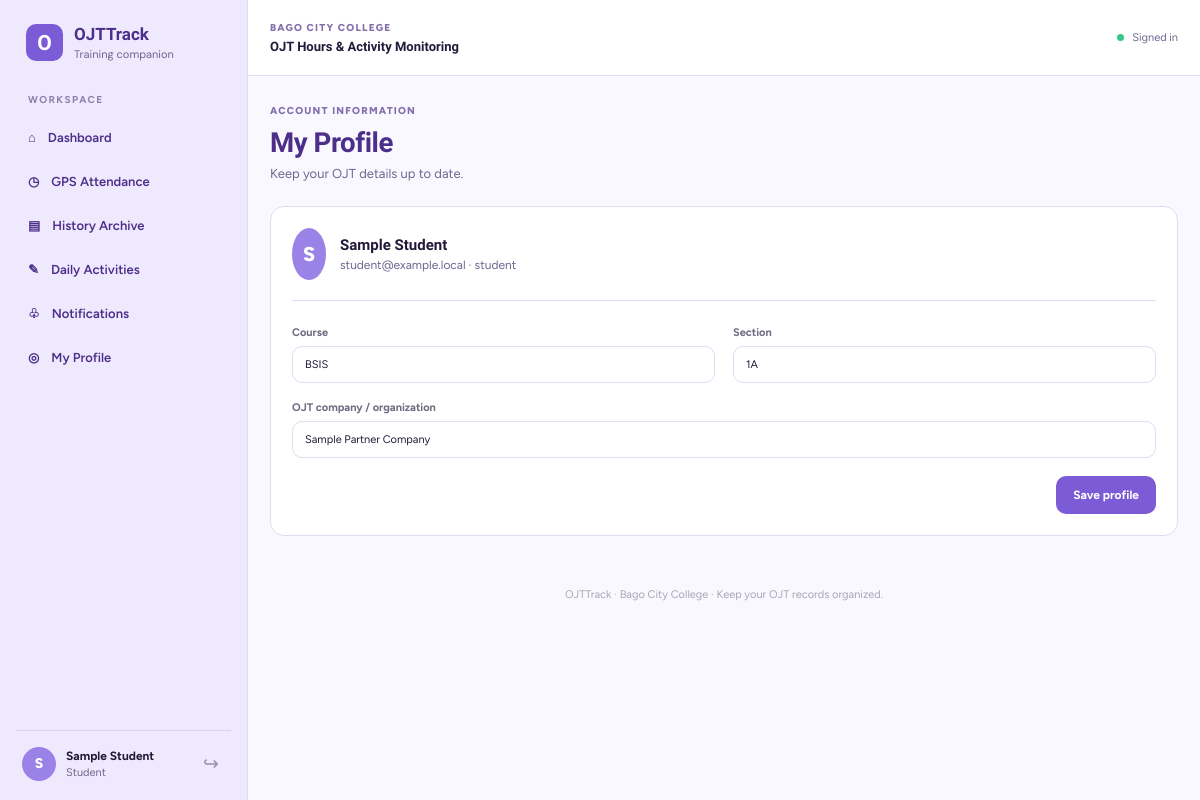
The app's page /student/profile (signed in) with its own data.
### tables this page shows
CREATE TABLE "users" (
                id INTEGER PRIMARY KEY AUTOINCREMENT,
                full_name TEXT NOT NULL,
                username TEXT NOT NULL UNIQUE,
                email TEXT NOT NULL UNIQUE,
                password_hash TEXT NOT NULL,
                role TEXT NOT NULL
                    CHECK(role IN ('student','admin','coordinator')),
                account_status TEXT NOT NULL DEFAULT 'active'
                    CHECK(account_status IN ('active','inactive')),
                created_at TEXT NOT NULL DEFAULT CURRENT_TIMESTAMP
            );

CREATE TABLE students (
 id INTEGER PRIMARY KEY AUTOINCREMENT,
 user_id INTEGER NOT NULL UNIQUE REFERENCES users(id) ON DELETE CASCADE,
 student_number TEXT UNIQUE,
 course TEXT DEFAULT 'BSIS',
 section TEXT DEFAULT '',
 company_name TEXT DEFAULT '',
 required_ojt_hours REAL NOT NULL DEFAULT 486 CHECK(required_ojt_hours >= 0),
 assigned_start_date TEXT,
 assigned_end_date TEXT
);

### routes/student.py (the view, shortened to what this page needs)
@bp.route("/profile", methods=["GET", "POST"])
def profile():
    student = student_row()
    user = get_db().execute("SELECT full_name,email,username FROM users WHERE id=?", (session["user_id"],)).fetchone()
    return render_template("student/profile.html", student=student, user=user)

### database.py (called while the page is built)
def get_db():
    if "db" not in g:
        db_path = current_app.config["DATABASE"]
        Path(db_path).parent.mkdir(parents=True, exist_ok=True)
        conn = sqlite3.connect(db_path)
        conn.row_factory = sqlite3.Row
        conn.execute("PRAGMA foreign_keys = ON")
        g.db = conn
    return g.db

### routes/student.py (called while the page is built)
def student_row():
    return get_db().execute("SELECT * FROM students WHERE user_id=?", (session["user_id"],)).fetchone()

### templates/student/profile.html
{% extends "base.html" %}{% block title %}My Profile · OJTTrack{% endblock %}{% block content %}
<div class="page-heading"><div><span class="eyebrow">ACCOUNT INFORMATION</span><h1>My Profile</h1><p>Keep your OJT details up to date.</p></div></div>
<div class="panel form-panel"><div class="profile-identity"><div class="avatar large">{{ current_user_name[:1]|upper }}</div><div><h2>{{ user['full_name'] }}</h2><p>{{ user['email'] }} · {{ user['username'] }}</p></div></div><form method="post" class="form-grid"><input type="hidden" name="csrf_token" value="{{ csrf_token() }}"><label>Course<input name="course" value="{{ student['course'] if student else 'BSIS' }}"></label><label>Section<input name="section" value="{{ student['section'] if student else '' }}"></label><label class="full-field">OJT company / organization<input name="company_name" value="{{ student['company_name'] if student else '' }}"></label><div class="full-field form-actions"><button class="btn btn-primary">Save profile</button></div></form></div>{% endblock %}

### templates/base.html (shortened to what this page needs)
<!doctype html>
<html lang="en">
<head>
  <link rel="stylesheet" href="{{ url_for('static', filename='css/style.css') }}">
  <link rel="stylesheet" href="{{ url_for('static', filename='css/dashboard.css') }}">
  <link rel="stylesheet" href="{{ url_for('static', filename='css/attendance.css') }}">
  <link rel="stylesheet" href="{{ url_for('static', filename='css/responsive.css') }}">
  <link rel="stylesheet" href="{{ url_for('static', filename='css/reference-ui.css') }}">
  <link rel="stylesheet" href="https://unpkg.com/leaflet@1.9.4/dist/leaflet.css">
</head>
<body>
{% if current_user_name %}
<div class="app-shell">
  <aside class="sidebar" id="sidebar">
    <a class="brand" href="{{ url_for('student.dashboard') if current_role=='student' else url_for('admin.dashboard') }}"><span class="brand-mark">O</span><span>OJTTrack<small>Training companion</small></span></a>
    <div class="nav-label">WORKSPACE</div>
    {% if current_role == 'student' %}
      <a class="nav-link" href="{{ url_for('student.dashboard') }}">⌂ <span>Dashboard</span></a>
      <a class="nav-link" href="{{ url_for('attendance.page') }}">◷ <span>GPS Attendance</span></a>
      <a class="nav-link" href="{{ url_for('student.history') }}">▤ <span>History Archive</span></a>
      <a class="nav-link" href="{{ url_for('activities.list_activities') }}">✎ <span>Daily Activities</span></a>
      <a class="nav-link" href="{{ url_for('student.notifications') }}">♧ <span>Notifications</span></a>
      <a class="nav-link" href="{{ url_for('student.profile') }}">◎ <span>My Profile</span></a>
    {% endif %}
    <div class="sidebar-bottom"><div class="avatar">{{ current_user_name[:1]|upper }}</div><div class="user-mini"><strong>{{ current_user_name }}</strong><small>{{ current_role|title }}</small></div><form action="{{ url_for('auth.logout') }}" method="post"><input type="hidden" name="csrf_token" value="{{ csrf_token() }}"><button class="logout" title="Log out">↪</button></form></div>
  </aside>
  <main class="main-area"><header class="topbar"><button class="menu-toggle" id="menuToggle">☰</button><div><span class="eyebrow">BAGO CITY COLLEGE</span><strong>OJT Hours & Activity Monitoring</strong></div><div class="topbar-right"><span class="status-dot"></span><span>Signed in</span></div></header>
    <section class="page-content">
      {% block content %}{% endblock %}
      <footer>OJTTrack · Bago City College · Keep your OJT records organized.</footer>
    </section>
  </main>
</div>
{% else %}
  {% with messages = get_flashed_messages(with_categories=true) %}{% if messages %}<div class="flash-stack auth-flashes">{% for category,message in messages %}<div class="flash {{ category }}">{{ message }}</div>{% endfor %}</div>{% endif %}{% endwith %}
  {% block auth_content %}{% endblock %}
{% endif %}
</body></html>

### static/css/style.css (style rules this page uses)
:root { --purple:#8b5cf6;--purple-dark:#7043df;--lavender:#ede9fe;--lavender-soft:#f7f5ff;--ink:#29243a;--muted:#817b91;--line:#ece9f4;--white:#fff;--green:#169b62;--red:#d9445b;--orange:#d88716;--shadow:0 10px 30px rgba(58,39,100,.06) }
* { box-sizing:border-box }
body { margin:0;background:#faf9fe;color:var(--ink);font-family:'DM Sans',sans-serif;font-size:14px }
a { color:var(--purple-dark);text-decoration:none }
button,input,select,textarea { font:inherit }
button { cursor:pointer }
.app-shell { min-height:100vh }
.sidebar { position:fixed;inset:0 auto 0 0;width:248px;background:#fff;border-right:1px solid var(--line);padding:25px 16px 15px;display:flex;flex-direction:column;z-index:10 }
.brand { display:flex;align-items:center;gap:11px;padding:0 10px 32px;color:var(--ink);font-family:Manrope,sans-serif;font-size:17px;font-weight:800 }
.brand small { display:block;color:#aaa3ba;font:11px 'DM Sans',sans-serif;margin-top:3px }
.brand-mark { display:inline-grid;place-items:center;width:37px;height:37px;border-radius:12px;background:linear-gradient(135deg,#a78bfa,#7c3aed);color:white;font-size:21px;font-weight:800;box-shadow:0 6px 13px #8b5cf633 }
.nav-label { padding:0 12px 12px;color:#aaa4b9;font-size:10px;letter-spacing:1.4px;font-weight:700 }
.nav-link { display:flex;align-items:center;gap:12px;color:#777185;padding:12px;border-radius:11px;margin-bottom:5px;font-size:13px;font-weight:600;transition:.15s }
.nav-link span { flex:1 }
.sidebar-bottom { margin-top:auto;padding:15px 6px 4px;border-top:1px solid var(--line);display:flex;align-items:center;gap:10px }
.avatar { width:34px;height:34px;flex:0 0 34px;border-radius:50%;display:grid;place-items:center;background:var(--lavender);color:var(--purple-dark);font-weight:800 }
.avatar.large { width:52px;height:52px;font-size:20px }
.user-mini { min-width:0;flex:1 }
.user-mini strong,.user-mini small { display:block;overflow:hidden;text-overflow:ellipsis;white-space:nowrap }
.user-mini strong { font-size:12px }
.user-mini small { font-size:11px;color:var(--muted);margin-top:3px }
.logout { border:0;background:transparent;color:#9a94a8;font-size:19px;padding:6px }
.main-area { margin-left:248px;min-height:100vh }
.topbar { height:76px;background:#fff;border-bottom:1px solid var(--line);display:flex;align-items:center;gap:14px;padding:0 34px;position:sticky;top:0;z-index:5 }
.topbar .eyebrow { display:block;margin-bottom:4px }
.topbar strong { font-family:Manrope,sans-serif;font-size:13px }
.topbar-right { margin-left:auto;display:flex;align-items:center;gap:8px;color:var(--muted);font-size:11px }
.status-dot { width:7px;height:7px;background:#39c68b;border-radius:50% }
.page-content { padding:30px 34px 18px;max-width:1600px;margin:0 auto }
.page-content footer { text-align:center;color:#aaa4b8;font-size:11px;padding:30px 0 5px }
.eyebrow { color:#9a8bbd;font-size:10px;font-weight:800;letter-spacing:1.5px }
.page-heading { display:flex;align-items:center;justify-content:space-between;gap:20px;margin-bottom:25px }
.page-heading h1 { font:800 27px Manrope,sans-serif;margin:8px 0 7px;letter-spacing:-.7px }
.page-heading p { margin:0;color:var(--muted);font-size:13px }
.btn { display:inline-flex;align-items:center;justify-content:center;gap:12px;border:1px solid transparent;border-radius:10px;padding:11px 16px;font-weight:700;font-size:12px;transition:.15s;white-space:nowrap }
.btn-primary { background:var(--purple);color:#fff;box-shadow:0 5px 12px #8b5cf626 }
.panel { background:white;border:1px solid #efedf5;border-radius:16px;padding:22px;margin-bottom:22px;box-shadow:var(--shadow);min-width:0 }
.panel-heading h2,.panel h2 { font:750 15px Manrope,sans-serif;margin:0 0 5px }
.form-panel { max-width:920px }
.form-grid { display:grid;grid-template-columns:1fr 1fr;gap:18px }
.form-grid label,.form-stack label { display:flex;flex-direction:column;gap:7px;font-size:11px;color:#716a82;font-weight:700 }
.form-grid input,.form-grid select,.form-grid textarea,.form-stack input { width:100%;padding:11px 12px;border:1px solid #e6e1ef;border-radius:9px;background:#fff;color:var(--ink);outline:none;font-weight:400 }
.full-field { grid-column:1/-1 }
.form-actions { display:flex;justify-content:flex-end }
.profile-identity { display:flex;align-items:center;gap:14px;margin-bottom:25px;padding-bottom:20px;border-bottom:1px solid var(--line) }
.profile-identity h2 { margin:0 0 4px }
.profile-identity p { margin:0;color:var(--muted);font-size:12px }

### records on screen
users: full_name "Sample Student", email "student@example.local", username "student"
students: course "BSIS", section "1A", company_name "Sample Partner Company"

### other values on screen
{{ current_user_name[:1]|upper }} "S"
{{ current_role|title }} "Student"
